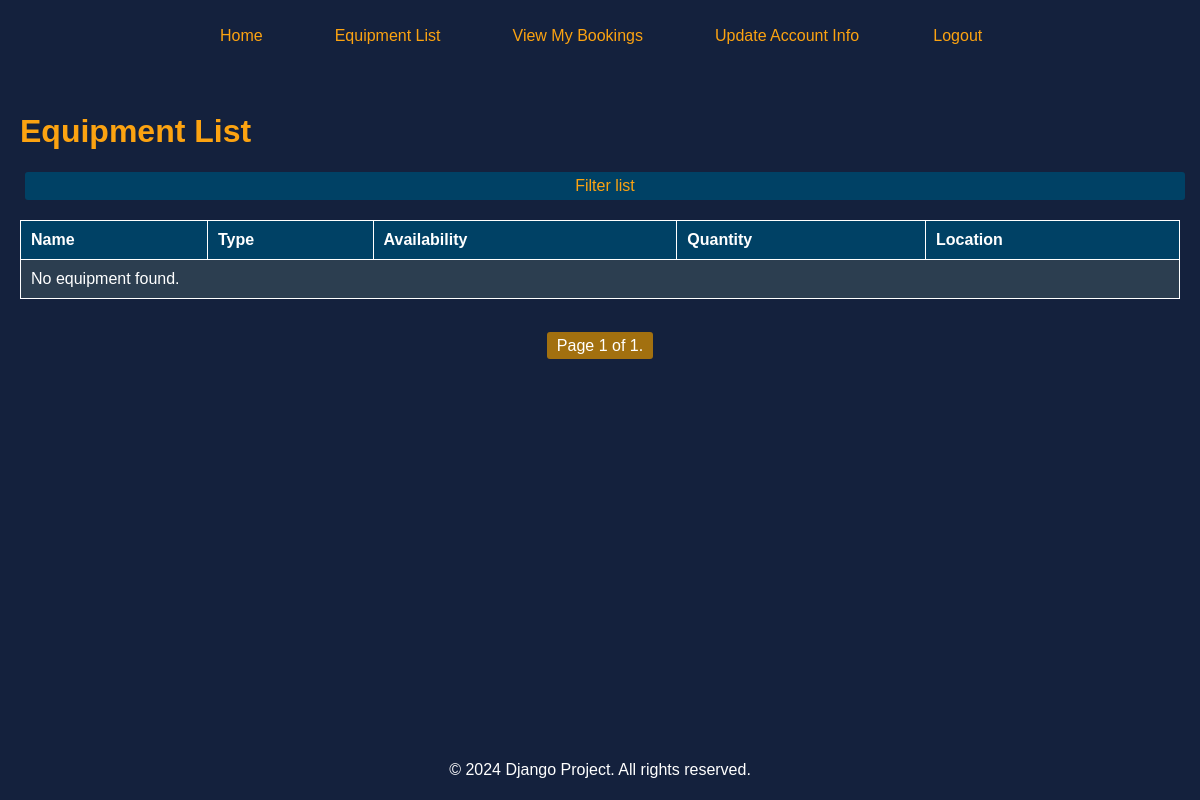
/inventory/equipment/ (signed in), run on an earlier commit of the app's database.
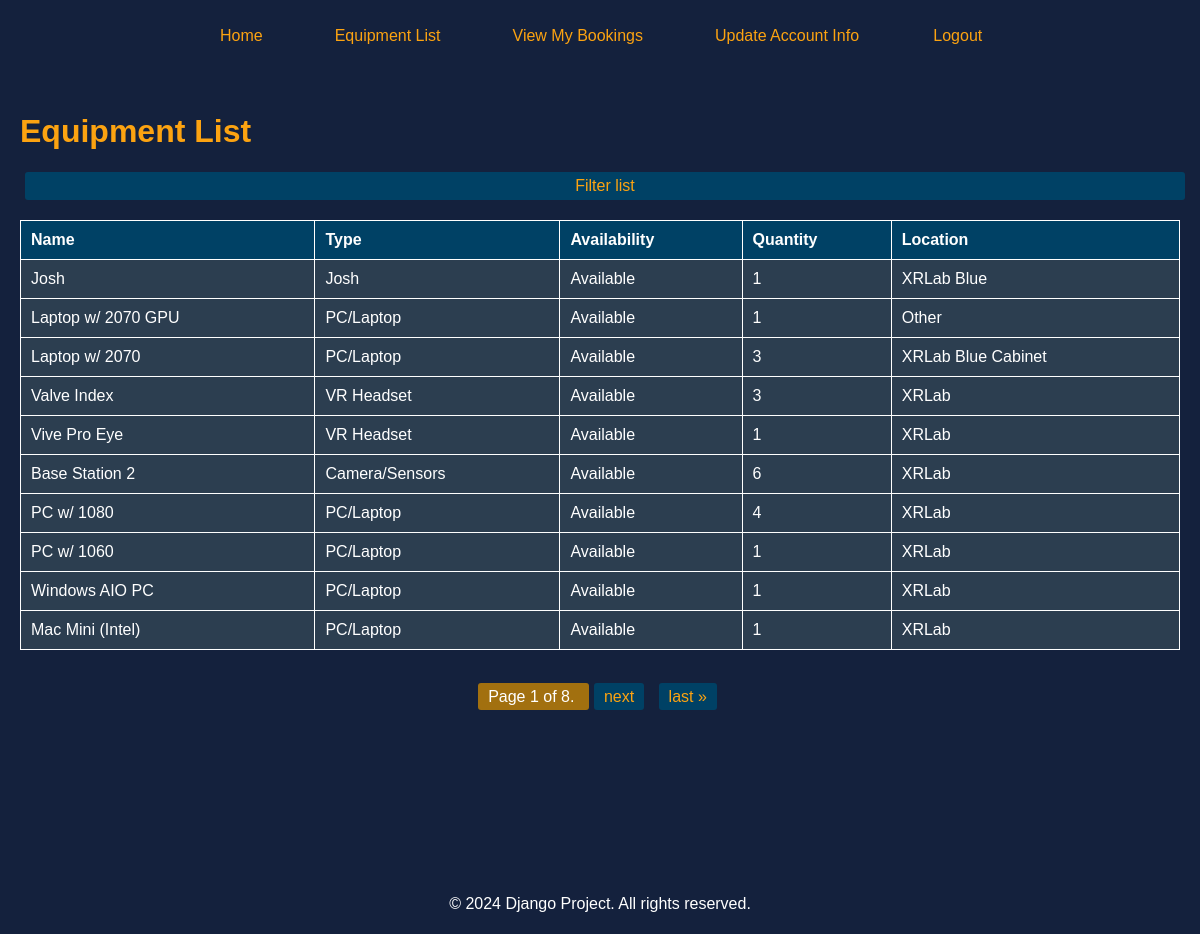
And on a later commit of the database.
### inventory/models.py (models this page shows, shortened)
class Equipment(models.Model):
    name = models.CharField(max_length=255, null=True, blank=True)
    type = models.CharField(max_length=100, null=True, blank=True)
    quantity = models.IntegerField(default=0, null=True)
    last_audit = models.DateField(null=True)
    location = models.ForeignKey('Location', on_delete=models.SET_NULL, null=True)
    status = models.CharField(max_length=100, null=True, blank=True)
    comments = models.TextField(null=True, blank=True)
    availability = models.BooleanField(default=True)
    onsite_only = models.BooleanField(default=False)

class Location(models.Model):
    class LocationList(models.TextChoices):
        OTHER = 'Other', _('Other')
        XRLab_Blue_Cabinet = 'XRLab Blue Cabinet', _('XRLab Blue')
        XRLab_Blue_Cabinet_Large = 'XRLab Blue Cabinet Large', _('XRLab Blue Cabinet Large')
        XRLab_Medium_Wooden_Cabinet = 'XRLab Medium Wooden Cabinet', _('XRLab Medium Wooden Cabinet')
    location_name = models.CharField(max_length=255, null=True, blank=True, default="Default Location")
    location_type = models.CharField(max_length=50, choices=LocationList.choices, default="")

### inventory/views.py (the view)
# urls.py: path('equipment/', views.EquipmentListView.as_view(), name='equipment_list'),
class EquipmentListView(LoginRequiredMixin, ListView):
    model = Equipment
    context_object_name = 'equipment_list'
    template_name = 'inventory/equipment_list.html'
    paginate_by = 10
    def get_context_data(self, **kwargs):
        context = super().get_context_data(**kwargs)
        equipment_types = Equipment.objects.values_list('type', flat=True).distinct()
        equipment_locations = Location.objects.values_list('location_name', flat=True).distinct()
        context['equipment_types'] = equipment_types
        context['equipment_locations'] = equipment_locations
        return context

### templates/inventory/equipment_list.html (shortened to what this page needs)
{% extends 'inventory/base.html' %}
{% load static %}
{% block extra_head %}
<link rel="stylesheet" href="{% static 'equipmentList.css' %}">
{% endblock %}
{% block content %}
<div class="content">
    <h1>Equipment List</h1>
    <button class="filter-button">Filter list</button>
    <table class="equipment-table">
        <thead>
            <tr>
                <th>Name</th>
                <th>Type</th>
                <th>Availability</th>
                <th>Quantity</th>
                <th>Location</th>
            </tr>
        </thead>
        <tbody>
            {% for equipment in equipment_list %}
            <tr onclick="showDetailsModal(this)" data-equipment-id="{{ equipment.id }}" data-equipment-name="{{ equipment.name }}" data-equipment-type="{{ equipment.type }}" data-equipment-availability="{{ equipment.availability|yesno:'Available,Not Available' }}" data-equipment-location="{{ equipment.location.location_name }}" data-equipment-quantity="{{ equipment.quantity }}">
                <td>{{ equipment.name }}</td>
                <td>{{ equipment.type }}</td>
                <td>{{ equipment.availability|yesno:"Available, Not Available" }}</td>
                <td>{{ equipment.quantity }}</td>
                <td>{{ equipment.location.location_name }}</td>
            </tr>
            {% empty %}
            <tr>
                <td colspan="5">No equipment found.</td>
            </tr>
            {% endfor %}
        </tbody>
    </table>
</div>
<div class="pagination">
    <span class="step-links">
        <span class="current">
            Page {{ page_obj.number }} of {{ page_obj.paginator.num_pages }}.
        </span>
        {% if page_obj.has_next %}
            <a href="?page={{ page_obj.next_page_number }}">next</a>
            <a href="?page={{ page_obj.paginator.num_pages }}">last &raquo;</a>
        {% endif %}
    </span>
</div>
{% endblock %}

What changed in the data, as far as the page shows it:
added Equipment: name "Josh", type "Josh", availability "Available", quantity "1", location.location_name "XRLab Blue"
added Equipment: name "Laptop w/ 2070 GPU", type "PC/Laptop", availability "Available", quantity "1", location.location_name "Other"
added Equipment: name "Laptop w/ 2070", type "PC/Laptop", availability "Available", quantity "3", location.location_name "XRLab Blue Cabinet"
added Equipment: name "Valve Index", type "VR Headset", availability "Available", quantity "3", location.location_name "XRLab"
added Equipment: name "Vive Pro Eye", type "VR Headset", availability "Available", quantity "1", location.location_name "XRLab"
added Equipment: name "Base Station 2", type "Camera/Sensors", availability "Available", quantity "6", location.location_name "XRLab"
added Equipment: name "PC w/ 1080", type "PC/Laptop", availability "Available", quantity "4", location.location_name "XRLab"
added Equipment: name "PC w/ 1060", type "PC/Laptop", availability "Available", quantity "1", location.location_name "XRLab"
added Equipment: name "Windows AIO PC", type "PC/Laptop", availability "Available", quantity "1", location.location_name "XRLab"
added Equipment: name "Mac Mini (Intel)", type "PC/Laptop", availability "Available", quantity "1", location.location_name "XRLab"
Also different on the page:
{{ page_obj.paginator.num_pages }}: "1" → "8"
text no longer shown: "No equipment found."
text now shown: "next last »"
